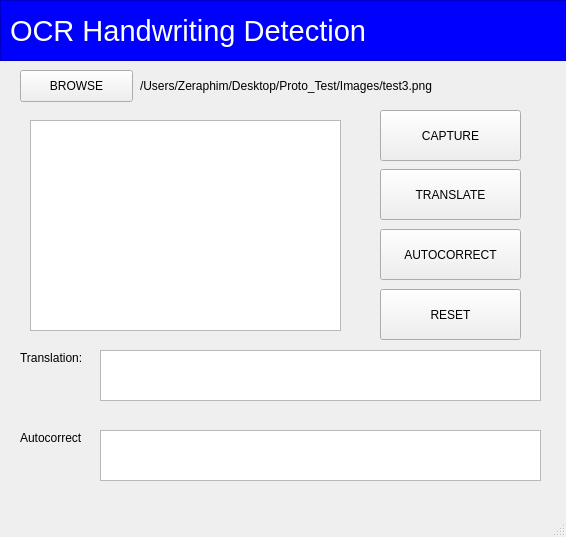
<?xml version="1.0" encoding="UTF-8"?>
<ui version="4.0">
 <class>MainWindow</class>
 <widget class="QMainWindow" name="MainWindow">
  <property name="geometry">
   <rect>
    <x>0</x>
    <y>0</y>
    <width>566</width>
    <height>537</height>
   </rect>
  </property>
  <property name="windowTitle">
   <string>OCR Handrwiting Detection</string>
  </property>
  <widget class="QWidget" name="centralwidget">
   <widget class="QGraphicsView" name="Picture_graphicsView">
    <property name="geometry">
     <rect>
      <x>30</x>
      <y>120</y>
      <width>311</width>
      <height>211</height>
     </rect>
    </property>
   </widget>
   <widget class="QPushButton" name="captureBtn">
    <property name="geometry">
     <rect>
      <x>380</x>
      <y>110</y>
      <width>141</width>
      <height>51</height>
     </rect>
    </property>
    <property name="text">
     <string>CAPTURE</string>
    </property>
   </widget>
   <widget class="QFrame" name="frame">
    <property name="geometry">
     <rect>
      <x>0</x>
      <y>0</y>
      <width>571</width>
      <height>61</height>
     </rect>
    </property>
    <property name="styleSheet">
     <string notr="true">background-color: blue;</string>
    </property>
    <property name="frameShape">
     <enum>QFrame::StyledPanel</enum>
    </property>
    <property name="frameShadow">
     <enum>QFrame::Raised</enum>
    </property>
    <widget class="QLabel" name="label_2">
     <property name="geometry">
      <rect>
       <x>10</x>
       <y>10</y>
       <width>501</width>
       <height>41</height>
      </rect>
     </property>
     <property name="font">
      <font>
       <family>MS Shell Dlg 2</family>
       <pointsize>22</pointsize>
      </font>
     </property>
     <property name="styleSheet">
      <string notr="true">color: white;</string>
     </property>
     <property name="text">
      <string>OCR Handwriting Detection</string>
     </property>
    </widget>
   </widget>
   <widget class="QPushButton" name="resetBtn">
    <property name="geometry">
     <rect>
      <x>380</x>
      <y>289</y>
      <width>141</width>
      <height>51</height>
     </rect>
    </property>
    <property name="text">
     <string>RESET</string>
    </property>
   </widget>
   <widget class="QPushButton" name="translateBtn">
    <property name="geometry">
     <rect>
      <x>380</x>
      <y>169</y>
      <width>141</width>
      <height>51</height>
     </rect>
    </property>
    <property name="text">
     <string>TRANSLATE</string>
    </property>
   </widget>
   <widget class="QLabel" name="label_3">
    <property name="geometry">
     <rect>
      <x>20</x>
      <y>350</y>
      <width>71</width>
      <height>16</height>
     </rect>
    </property>
    <property name="text">
     <string>Translation:</string>
    </property>
   </widget>
   <widget class="QTextBrowser" name="translationTxt">
    <property name="geometry">
     <rect>
      <x>100</x>
      <y>350</y>
      <width>441</width>
      <height>51</height>
     </rect>
    </property>
   </widget>
   <widget class="QLabel" name="label_4">
    <property name="geometry">
     <rect>
      <x>20</x>
      <y>430</y>
      <width>71</width>
      <height>16</height>
     </rect>
    </property>
    <property name="text">
     <string>Autocorrect</string>
    </property>
   </widget>
   <widget class="QTextBrowser" name="autoTranslateTxt">
    <property name="geometry">
     <rect>
      <x>100</x>
      <y>430</y>
      <width>441</width>
      <height>51</height>
     </rect>
    </property>
   </widget>
   <widget class="QPushButton" name="autocorrectBtn">
    <property name="geometry">
     <rect>
      <x>380</x>
      <y>229</y>
      <width>141</width>
      <height>51</height>
     </rect>
    </property>
    <property name="text">
     <string>AUTOCORRECT</string>
    </property>
   </widget>
   <widget class="QPushButton" name="browseBtn">
    <property name="geometry">
     <rect>
      <x>20</x>
      <y>70</y>
      <width>113</width>
      <height>32</height>
     </rect>
    </property>
    <property name="text">
     <string>BROWSE</string>
    </property>
   </widget>
   <widget class="QLabel" name="label">
    <property name="geometry">
     <rect>
      <x>140</x>
      <y>75</y>
      <width>411</width>
      <height>21</height>
     </rect>
    </property>
    <property name="autoFillBackground">
     <bool>false</bool>
    </property>
    <property name="text">
     <string>/Users/Zeraphim/Desktop/Proto_Test/Images/test3.png</string>
    </property>
   </widget>
  </widget>
  <widget class="QStatusBar" name="statusbar"/>
 </widget>
 <resources/>
 <connections/>
</ui>
